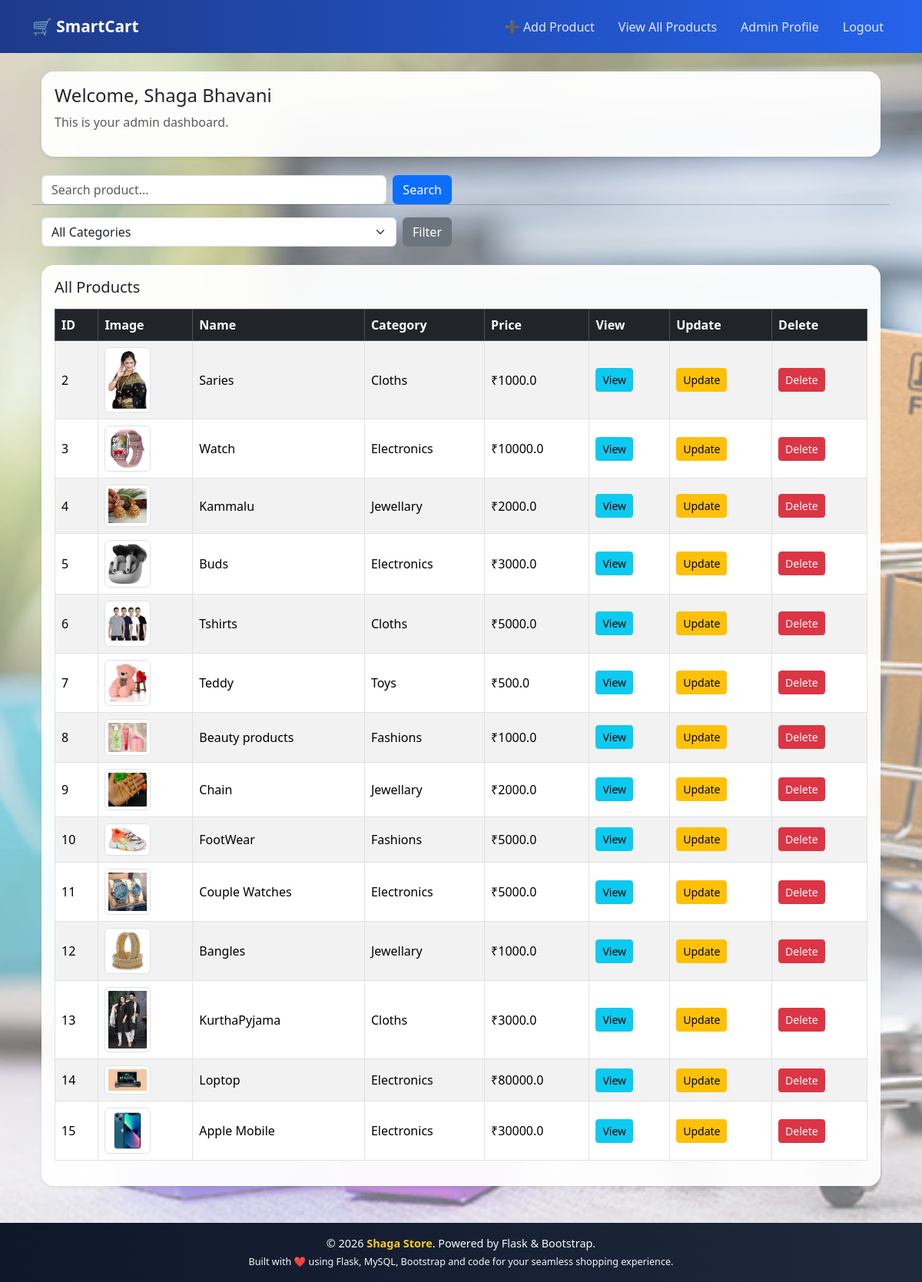
The app's page /admin-dashboard (signed in) with its own data.
### tables this page shows
CREATE TABLE products (
    product_id INTEGER PRIMARY KEY AUTOINCREMENT,
    name TEXT,
    description TEXT,
    category TEXT,
    price REAL,
    image TEXT,
    admin_id INTEGER
);

### app.py (the view)
@app.route('/admin-dashboard')
def admin_dashboard():
    if not session.get('admin_id'):
        return redirect(url_for('admin_login'))
    conn = get_db_connection()
    cursor = conn.cursor()
    cursor.execute("SELECT * FROM products")
    products = cursor.fetchall()
    cursor.close()
    conn.close()
    search = request.args.get('search', '')
    category_filter = request.args.get('category', '')
    conn = get_db_connection()
    cursor = conn.cursor()
    cursor.execute("SELECT DISTINCT category FROM products  WHERE admin_id=?",
                   (session['admin_id'],))
    categories = cursor.fetchall()
    query = "SELECT * FROM products WHERE admin_id=?"
    params = [session['admin_id']]
    if search:
        query += " AND name LIKE ?"
        params.append("%" + search + "%")
    if category_filter:
        query += " AND category = ?"
        params.append(category_filter)
    cursor.execute(query, params)
    products = cursor.fetchall()
    cursor.close()
    conn.close()
    return render_template(
        "admin/dashboard.html",
        products=products,
        categories=categories,admin_name=session['admin_name']
    )

### app.py (called while the page is built)
def get_db_connection():
    conn = sqlite3.connect("smartcart.db")
    conn.row_factory = sqlite3.Row   # dictionary=True replacement
    return conn

### templates/admin/dashboard.html (shortened to what this page needs)
{% extends 'base.html' %}
{% block content %}
<div class="container">
  <div class="card shadow-sm mb-4">
    <div class="card-body">
      <h4>Welcome, {{ admin_name }}</h4>
      <p class="text-muted">This is your admin dashboard.</p>
    </div>
  </div>
        <div class="row mb-4">
          <div class="col-md-6">
            <form method="GET" action="/admin-dashboard" class="d-flex">
              <input
                type="text"
                name="search"
                class="form-control me-2"
                placeholder="Search product..."
                value="{{ request.args.get('search', '') }}">
              <button class="btn btn-primary">Search</button>
            </form>
          </div>
<hr>
          <div class="col-md-6">
            <form method="GET" action="/admin-dashboard" class="d-flex">
              <select name="category" class="form-select me-2">
                <option value="">All Categories</option>
              </select>
              <button class="btn btn-secondary">Filter</button>
            </form>
          </div>
        </div>
  <div class="card shadow-sm">
    <div class="card-body">
      <h5 class="mb-3">All Products</h5>
      <div class="table-responsive">
        <table class="table table-bordered table-striped align-middle">
          <thead class="table-dark">
            <tr>
              <th>ID</th>
              <th>Image</th>
              <th>Name</th>
              <th>Category</th>
              <th>Price</th>
              <th>View</th>
              <th>Update</th>
              <th>Delete</th>
            </tr>
          </thead>
          <tbody>
            {% for product in products %}
            <tr>
              <td>{{ product.product_id }}</td>
              <td>
                <img
                  src="/static/uploads/product_images/{{ product.image }}"
                  class="img-thumbnail"
                  width="60"
                  height="60">
              </td>
              <td>{{ product.name }}</td>
              <td>{{ product.category }}</td>
              <td>₹{{ product.price }}</td>
              <td>
                <a href="/admin/view-item/{{ product.product_id }}"
                   class="btn btn-info btn-sm">
                  View
                </a>
              </td>
              <td>
                <a href="/admin/update-item/{{ product.product_id }}"
                   class="btn btn-warning btn-sm">
                  Update
                </a>
              </td>
              <td>
                <a href="/admin/delete-item/{{ product.product_id }}"
                   class="btn btn-danger btn-sm"
                   onclick="return confirm('Are you sure you want to delete this product?');">
                  Delete
                </a>
              </td>
            </tr>
            {% endfor %}
          </tbody>
        </table>
      </div>
    </div>
  </div>
</div>
{% endblock %}

### templates/base.html (shortened to what this page needs)
<!DOCTYPE html>
<html lang="en">
<head>
  <link href="https://cdn.jsdelivr.net/npm/bootstrap@5.3.2/dist/css/bootstrap.min.css" rel="stylesheet">
  <link rel="stylesheet" href="{{ url_for('static', filename='style.css') }}">
</head>
<body>
<div class="page-overlay d-flex flex-column min-vh-100">
  <nav class="navbar navbar-expand-lg navbar-dark bg-dark mb-4">
    <div class="container">
      <a class="navbar-brand" href="{{ url_for('home') }}">🛒 SmartCart</a>
      <div class="collapse navbar-collapse" id="nav">
        <ul class="navbar-nav ms-auto">
          {% if session.get('admin_id') %}
    <li class="nav-item">
        <a class="nav-link" href="/admin/add-item">➕ Add Product</a>
    </li>
    <li class="nav-item">
        <a class="nav-link" href="/admin/item-list"> View All Products</a>
    </li>
    <li class="nav-item">
        <a class="nav-link" href="/admin/profile">Admin Profile </a>
    </li>
    <li class="nav-item">
        <a class="nav-link" href="{{ url_for('admin_logout') }}">Logout</a>
    </li>
{% endif %}
        </ul>
      </div>
    </div>
  </nav>
  <main class="container mb-5 flex-grow-1">
    {% block content %}{% endblock %}
  </main>
  <footer class="bg-dark text-light text-center py-3 mt-auto">
    <p class="mb-1">© 2026 <strong>Shaga Store</strong>. Powered by Flask & Bootstrap.</p>
      <p class="small mb-0">Built with ❤️ using Flask, MySQL, Bootstrap and code for your seamless shopping experience.</p>
  </footer>
</div>
</body>
</html>

### static/style.css (style rules this page uses)
body { margin: 0; font-family: 'Segoe UI', Tahoma, sans-serif; background: linear-gradient( 135deg, rgba(99, 102, 241, 0.45), rgba(56, 189, 248, 0.45), rgba(34, 197, 94, 0.45) ); background-image: url("./bg.jpg"); background-size: cover; background-position: center; background-repeat: no-repeat; background-attachment: fixed; min-height: 100vh; }
.page-overlay { background: rgba(255, 255, 255, 0.35); background: linear-gradient( 135deg, rgba(248, 250, 252, 0.92), rgba(238, 242, 255, 0.92) ); min-height: 100vh; display: flex; flex-direction: column; }
.navbar { background: linear-gradient(90deg, #1e3a8a, #2563eb); padding: 14px 0; }
.navbar-brand { font-size: 1.3rem; font-weight: 700; color: #ffffff !important; }
.navbar-nav .nav-link { color: #e0e7ff !important; font-weight: 500; margin-left: 15px; }
.card { background: rgba(255, 255, 255, 0.9); backdrop-filter: blur(14px); -webkit-backdrop-filter: blur(14px); border-radius: 16px; border: 1px solid rgba(255, 255, 255, 0.5); box-shadow: 0 20px 40px rgba(0,0,0,0.18); }
footer { background: linear-gradient(90deg, #0f172a, #1e293b); color: #cbd5f5; text-align: center; padding: 15px 10px; font-size: 0.9rem; }
footer strong { color: #facc15; }
body { background-image: url("./bg.jpg"); background-size: cover; background-position: center; background-repeat: no-repeat; background-attachment: fixed; }
.page-overlay { background: rgba(255, 255, 255, 0.45); min-height: 100vh; display: flex; flex-direction: column; }
main.container { background: transparent; }
.card { background: rgba(255, 255, 255, 0.95); }

### records on screen
products: product_id "2", image (picture), name "Saries", category "Cloths", price "1000.0"
products: product_id "3", image (picture), name "Watch", category "Electronics", price "10000.0"
products: product_id "4", image (picture), name "Kammalu", category "Jewellary", price "2000.0"
products: product_id "5", image (picture), name "Buds", category "Electronics", price "3000.0"
products: product_id "6", image (picture), name "Tshirts", category "Cloths", price "5000.0"
products: product_id "7", image (picture), name "Teddy", category "Toys", price "500.0"
products: product_id "8", image (picture), name "Beauty products", category "Fashions", price "1000.0"
products: product_id "9", image (picture), name "Chain", category "Jewellary", price "2000.0"
products: product_id "10", image (picture), name "FootWear", category "Fashions", price "5000.0"
products: product_id "11", image (picture), name "Couple Watches", category "Electronics", price "5000.0"
products: product_id "12", image (picture), name "Bangles", category "Jewellary", price "1000.0"
products: product_id "13", image (picture), name "KurthaPyjama", category "Cloths", price "3000.0"
products: product_id "14", image (picture), name "Loptop", category "Electronics", price "80000.0"
products: product_id "15", image (picture), name "Apple Mobile", category "Electronics", price "30000.0"

### other values on screen
{{ admin_name }} "Shaga Bhavani"
